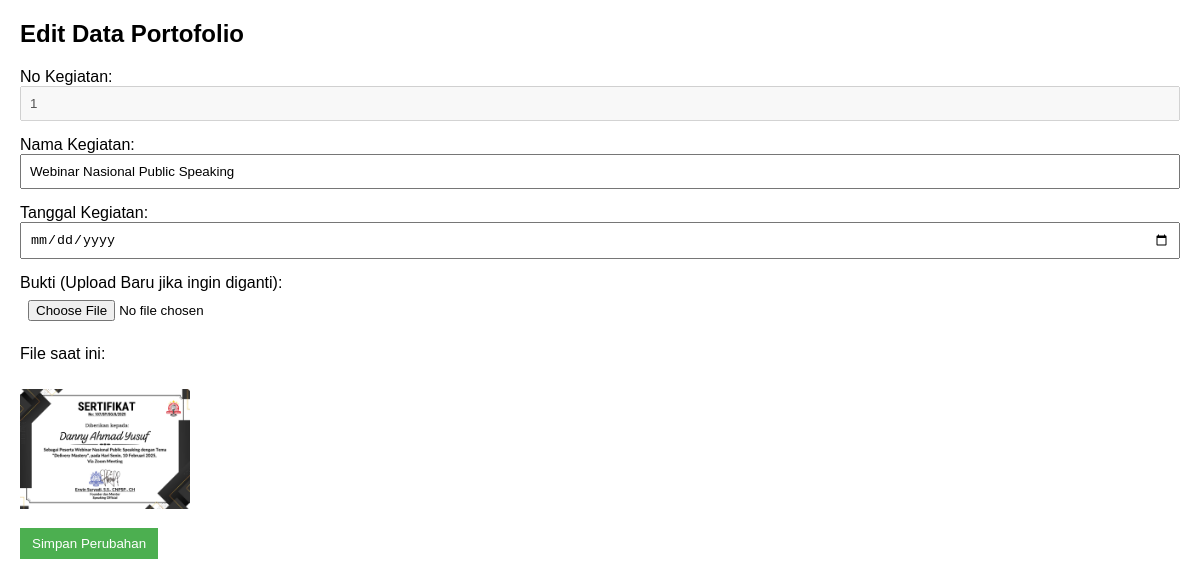
/edit.php?kode=1, run on the app's committed database.
### tables this page shows
CREATE TABLE `portofolio` (
  `No_kegiatan` varchar(50) NOT NULL,
  `Nama_kegiatan` varchar(255) NOT NULL,
  `Tanggal` varchar(255) NOT NULL,
  `Bukti` varchar(255) NOT NULL
);

### edit.php (the view, shortened to what this page needs)
<?php
include 'koneksi2.php';
$kode = $_GET['kode'];
$query = "SELECT * FROM portofolio WHERE No_kegiatan = '$kode'";
$result = mysqli_query($koneksi, $query);
$data = mysqli_fetch_assoc($result);
?>
<!DOCTYPE html>
<html>
<head>
</head>
<body>
    <h2>Edit Data Portofolio</h2>
    <form action="" method="POST" enctype="multipart/form-data">
        <div class="form-group">
            <label>No Kegiatan:</label>
            <input type="text" name="kode" class="form-control" value="<?php echo htmlspecialchars($data['No_kegiatan']); ?>" disabled>
        </div>
        <div class="form-group">
            <label>Nama Kegiatan:</label>
            <input type="text" name="nama" class="form-control" value="<?php echo htmlspecialchars($data['Nama_kegiatan']); ?>" required>
        </div>
        <div class="form-group">
            <label>Tanggal Kegiatan:</label>
            <input type="date" name="tanggal" class="form-control" value="<?php echo htmlspecialchars($data['Tanggal']); ?>" required>
        </div>
        <div class="form-group">
            <label>Bukti (Upload Baru jika ingin diganti):</label>
            <input type="file" name="bukti" class="form-control">
            <p>File saat ini:</p>
            <img src="uploads/<?php echo htmlspecialchars($data['Bukti']); ?>" alt="Bukti" class="img-preview" onerror="this.src='aset/default.png'">
        </div>
        <button type="submit" class="btn">Simpan Perubahan</button>
    </form>
</body>
</html>

### edit.php (style rules this page uses)
body { font-family: Arial, sans-serif; margin: 20px; }
.form-group { margin-bottom: 15px; }
.form-control { width: 100%; padding: 8px; box-sizing: border-box; }
.btn { padding: 8px 12px; text-decoration: none; background-color: #4CAF50; color: white; border: none; }
.img-preview { max-height: 120px; margin-top: 10px; }

### data on the page
portofolio: kode "1", nama "Webinar Nasional Public Speaking", Bukti (picture)
